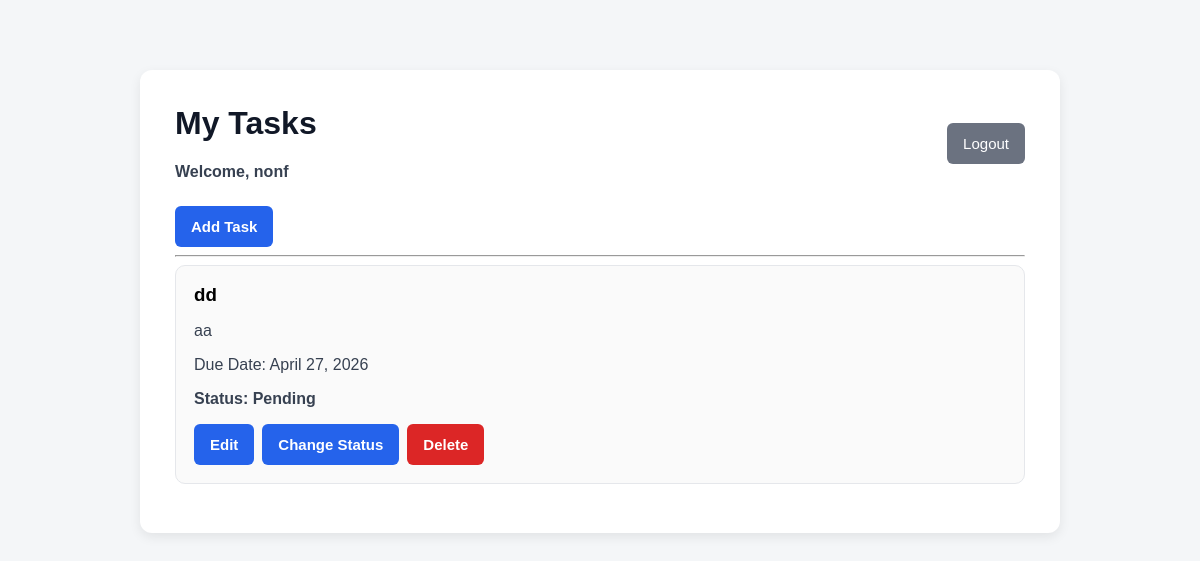
The app's page / (signed in), older data.
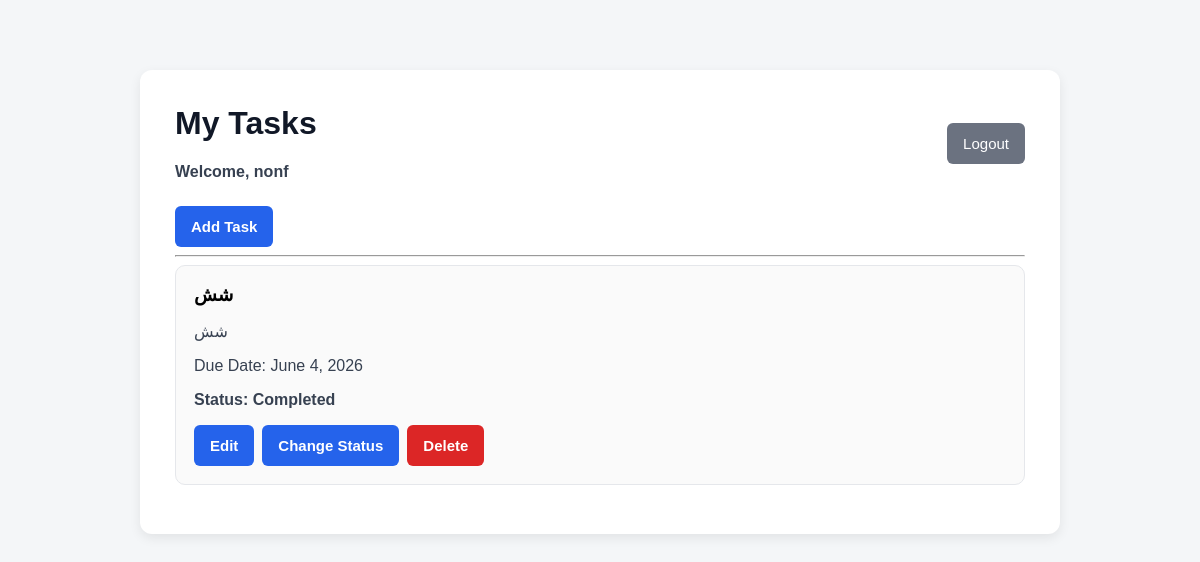
The same page, newer data.
### tasks/models.py (models this page shows, shortened)
class Task(models.Model):
    STATUS_CHOICES = [
        ('todo', 'To Do'),
        ('in_progress', 'In Progress'),
        ('done', 'Done'),
    ]
    user = models.ForeignKey(User, on_delete=models.CASCADE)
    title = models.CharField(max_length=100, blank=True)
    description = models.TextField(blank=True)
    due_date = models.DateField(null=True, blank=True)
    status = models.CharField(
        max_length=20,
        choices=STATUS_CHOICES,
        default='todo'
    )
    is_completed = models.BooleanField(default=False)
    created_at = models.DateTimeField(auto_now_add=True)

### tasks/views.py (the view)
# urls.py: path('', views.task_list, name='task_list'),
@login_required
def task_list(request):
    tasks = Task.objects.filter(user=request.user).order_by('-created_at')
    return render(request, 'tasks/task_list.html', {'tasks': tasks})

### tasks/templates/tasks/task_list.html (shortened to what this page needs)
{% extends 'tasks/base.html' %}
{% block content %}
<div class="top-row">
    <div>
        <h1>My Tasks</h1>
        <span class="welcome">Welcome, {{ user.username }}</span>
    </div>
    <form method="post" action="{% url 'logout' %}">
        <button type="submit" class="btn btn-secondary">Logout</button>
    </form>
</div>
<a href="{% url 'add_task' %}" class="btn">Add Task</a>
<hr>
{% if tasks %}
    {% for task in tasks %}
        <div class="task-card">
            <h3>{{ task.title|default:"Empty Task" }}</h3>
            <p>{{ task.description|default:"No description" }}</p>
            <p>
                Due Date:
                {{ task.due_date|default:"No due date" }}
            </p>
            <p class="status">
                Status:
                {% if task.is_completed %}
                    Completed
                {% else %}
                    Pending
                {% endif %}
            </p>
            <div class="actions">
                <a href="{% url 'edit_task' task.id %}" class="btn">Edit</a>
                <a href="{% url 'toggle_task_status' task.id %}" class="btn">Change Status</a>
                <a href="{% url 'delete_task' task.id %}" class="btn btn-danger">Delete</a>
            </div>
        </div>
    {% endfor %}
{% else %}
    <p>No tasks found.</p>
{% endif %}
{% endblock %}

### tasks/templates/tasks/base.html (shortened to what this page needs)
<!DOCTYPE html>
<html>
<head>
</head>
<body>
<div class="container {% if user.is_authenticated %}wide-container{% endif %}">
    {% block content %}
    {% endblock %}
</div>
</body>
</html>

### tasks/templates/tasks/base.html (style rules this page uses)
body { font-family: Arial, sans-serif; margin: 0; background-color: #f4f6f8; }
.container { background: white; padding: 35px; border-radius: 12px; max-width: 550px; margin: 70px auto; box-shadow: 0 4px 12px rgba(0,0,0,0.08); }
.wide-container { max-width: 850px; }
h1 { margin-top: 0; color: #111827; }
.top-row { display: flex; justify-content: space-between; align-items: center; gap: 10px; margin-bottom: 25px; }
.welcome { font-weight: bold; color: #374151; }
.btn { display: inline-block; padding: 12px 16px; text-decoration: none; border-radius: 6px; background-color: #2563eb; color: white; border: none; cursor: pointer; font-size: 15px; text-align: center; }
.btn-danger { background-color: #dc2626; }
.btn-secondary { background-color: #6b7280; }
.task-card { border: 1px solid #e5e7eb; padding: 18px; margin-bottom: 14px; border-radius: 10px; background-color: #fafafa; }
.task-card h3 { margin-top: 0; margin-bottom: 8px; }
.status { font-weight: bold; color: #374151; }
.actions { display: flex; gap: 8px; flex-wrap: wrap; margin-top: 12px; }
a { color: #2563eb; font-weight: bold; }
p { color: #374151; }

Row changes from the older to the newer data that the page shows:
removed Task: title "dd", description "aa", due_date "April 27, 2026", is_completed "Pending"
added Task: title "شش", description "شش", due_date "June 4, 2026", is_completed "Completed"
